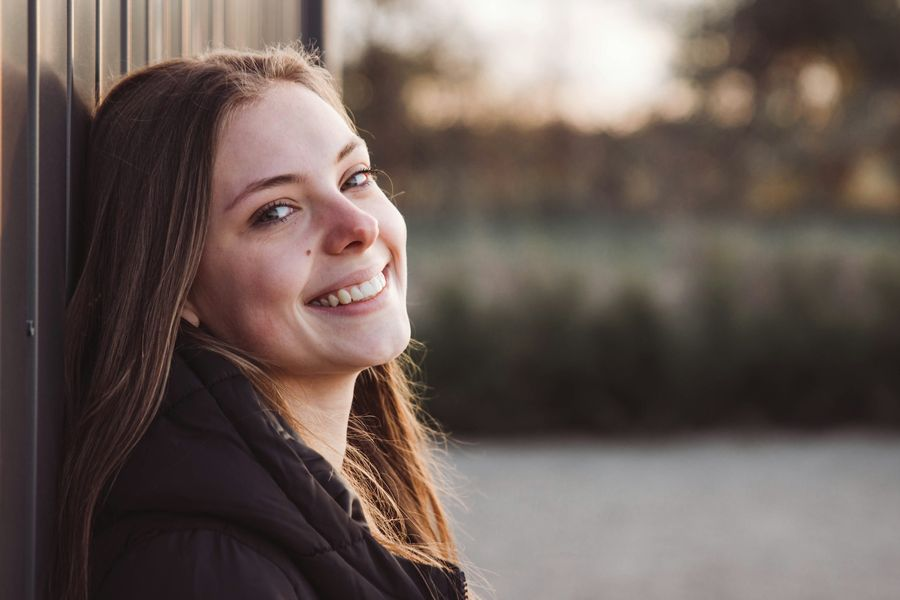
#> input picture assets/images/people/aria.jpg, 900 x 600 px
$ python evaluate-wallpaper.py ../assets/images/people/aria.jpg
#> lines starting #> are read from the running program, lines starting #| are printed output that depends on the picture
#!/usr/bin/env python3
"""
Judge a wallpaper candidate on the one thing that matters for this app: whether
text placed on the frosted glass above it stays legible.

The app draws its own glass over the wallpaper, so a candidate is not judged on
how it looks alone — it is judged on what the glass resolves to once the
wallpaper is behind it. Two palettes are checked, because the app ships both:

  night (dusk cast)  bright white text on a translucent slate surface
  day   (sky cast)   dark ink on a translucent pale surface

For each, the worst case is the wallpaper's *brightest* region for light text
and its *darkest* region for dark ink — not the average, which is the mistake
that produced a comfortable-looking but wrong answer earlier in this project.

Usage: evaluate-wallpaper.py <image> [<image> ...]
"""

from __future__ import annotations

import sys
from pathlib import Path

from PIL import Image

# The app's own constants, mirrored here so the report matches what ships.
DUSK_RGB = (42, 65, 90)
DUSK_SURFACE_ALPHA = 0.46          # the glass ceiling under the dusk cast
DUSK_SURFACE_RGB = (63, 84, 106)   # a neutral card resolved through the cast
DUSK_VEIL_ALPHA = 0.50             # the backdrop the night palette lays down

SKY_SURFACE_ALPHA = 0.42           # the glass ceiling under the pale cast
SKY_SURFACE_RGB = (241, 246, 252)  # a neutral card resolved through the cast

TEXT_NIGHT = {
    "heading #F2F4F6": (242, 244, 246),
    "body #E8ECEF": (232, 236, 239),
    "secondary #DFE6EB": (223, 230, 235),
}
TEXT_DAY = {
    "heading #4E4A3B": (78, 74, 59),
    "body #53514C": (83, 81, 76),
    "secondary #6B6962": (107, 105, 98),
}

AA = 4.5       # the ratio body text needs
AA_LARGE = 3.0  # the ratio large text needs


def _linear(value: float) -> float:
    x = value / 255
    return x / 12.92 if x <= 0.04045 else ((x + 0.055) / 1.055) ** 2.4


def luminance(rgb) -> float:
    r, g, b = rgb[:3]
    return 0.2126 * _linear(r) + 0.7152 * _linear(g) + 0.0722 * _linear(b)


def contrast(a, b) -> float:
    la, lb = luminance(a), luminance(b)
    hi, lo = max(la, lb), min(la, lb)
    return (hi + 0.05) / (lo + 0.05)


def over(fg, alpha: float, bg):
    return tuple(fg[i] * alpha + bg[i] * (1 - alpha) for i in range(3))


def blend(a, b, t: float):
    return tuple(a[i] * (1 - t) + b[i] * t for i in range(3))


def band(pixels, low: float, high: float):
    """Average of the pixels in a luminance percentile band."""
    ordered = sorted(pixels, key=luminance)
    start, end = int(len(ordered) * low), max(int(len(ordered) * high), int(len(ordered) * low) + 1)
    window = ordered[start:end]
    return tuple(sum(p[i] for p in window) / len(window) for i in range(3))


def evaluate(path: Path) -> dict:
    image = Image.open(path).convert("RGB")
    # Sample at a bounded size; a few thousand pixels is far more than enough to
    # characterise a gradient and keeps this fast on a large photo.
    image.thumbnail((96, 200))
    pixels = list(image.getdata())

    brightest = band(pixels, 0.99, 1.0)
    darkest = band(pixels, 0.0, 0.01)
    average = tuple(sum(p[i] for p in pixels) / len(pixels) for i in range(3))

    report = {
        "path": path,
        "size": Image.open(path).size,
        "average": average,
        "brightest": brightest,
        "darkest": darkest,
        "average_luminance": luminance(average),
        "brightest_luminance": luminance(brightest),
        "darkest_luminance": luminance(darkest),
    }

    # --- night palette: bright text over the veil ---
    veiled_bright = blend(brightest, DUSK_RGB, DUSK_VEIL_ALPHA)
    veiled_average = blend(average, DUSK_RGB, DUSK_VEIL_ALPHA)
    glass_over_bright = over(DUSK_SURFACE_RGB, DUSK_SURFACE_ALPHA, veiled_bright)
    glass_over_average = over(DUSK_SURFACE_RGB, DUSK_SURFACE_ALPHA, veiled_average)
    report["night"] = {
        name: {
            "worst": contrast(colour, glass_over_bright),
            "typical": contrast(colour, glass_over_average),
        }
        for name, colour in TEXT_NIGHT.items()
    }
    report["night_glass_worst"] = glass_over_bright

    # --- day palette: dark ink over the same wallpaper, no veil ---
    day_over_bright = over(SKY_SURFACE_RGB, SKY_SURFACE_ALPHA, brightest)
    day_over_darkest = over(SKY_SURFACE_RGB, SKY_SURFACE_ALPHA, darkest)
    report["day"] = {
        name: {
            # Dark ink is at its worst over the *lightest* glass, which is over
            # the brightest wallpaper.
            "worst": contrast(colour, day_over_bright),
            "typical": contrast(colour, over(SKY_SURFACE_RGB, SKY_SURFACE_ALPHA, average)),
        }
        for name, colour in TEXT_DAY.items()
    }
    report["day_glass_over_brightest"] = day_over_bright
    report["day_glass_over_darkest"] = day_over_darkest
    return report


def verdict(report: dict) -> tuple[bool, list[str]]:
    notes: list[str] = []
    ok = True

    for name, ratios in report["night"].items():
        if ratios["worst"] < AA:
            ok = False
            notes.append(f"night {name}: {ratios['worst']:.2f}:1 worst (needs {AA})")
    for name, ratios in report["day"].items():
        if ratios["worst"] < AA:
            ok = False
            notes.append(f"day {name}: {ratios['worst']:.2f}:1 worst (needs {AA})")

    # A wallpaper whose brightest region is far above its average makes the app
    # lean hard on the veil; a tighter tonal range is a better fit by design.
    spread = report["brightest_luminance"] - report["darkest_luminance"]
    if spread > 0.75:
        notes.append(f"very wide tonal range ({spread:.2f}); the veil has to do a lot of work")
    if report["brightest_luminance"] > 0.75:
        notes.append(f"very bright peak ({report['brightest_luminance']:.2f}); fights light text")
    return ok, notes


def main(argv: list[str]) -> int:
    paths = [Path(p) for p in argv[1:]]
    if not paths:
        print(__doc__)
        return 1

    for path in paths:
        if not path.exists():
            print(f"missing: {path}")
            continue
        report = evaluate(path)
#> in evaluate, image is the input picture: PIL image 900x600 RGB; mean R, G, B 106.4, 92.7, 87
#> in evaluate, `image.thumbnail((96, 200))`:
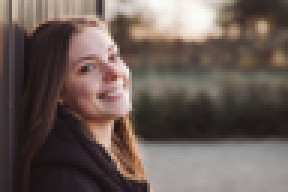
#> image: PIL image 96x64 RGB (shown 3 times larger); mean R, G, B 106.5, 92.8, 87
#> in evaluate, `pixels = list(image.getdata())`: pixels = 6144 items, first 6: (196, 178, 161), (185, 168, 151), (158, 141, 127), (105, 94, 93), (212, 193, 177), (204, 186, 172)
#> in band, `ordered = sorted(pixels, key=luminance)`: ordered = 6144 items, first 6: (21, 17, 15), (22, 17, 15), (22, 17, 16), (22, 17, 16), (22, 17, 16), (22, 17, 17)
#> in band, `start, end = int(len(ordered) * low), max(int(len(ordered) * high), in..`: start = 6082; end = 6144
#> in band, `window = ordered[start:end]`: window = 62 items, first 6: (246, 244, 239), (247, 244, 236), (247, 244, 238), (247, 244, 239), (247, 244, 239), (247, 244, 240)
#> in evaluate, `brightest = band(pixels, 0.99, 1.0)`: brightest = (248.4, 247.5, 242.6)
#> in evaluate, `darkest = band(pixels, 0.0, 0.01)`: darkest = (24.07, 18.54, 18.2)
#> in evaluate, `average = tuple(sum(p[i] for p in pixels) / len(pixels) for i in range..`: average = (106.5, 92.78, 87.02)
#> in evaluate, `veiled_bright = blend(brightest, DUSK_RGB, DUSK_VEIL_ALPHA)`: veiled_bright = (145.2, 156.2, 166.3)
#> in evaluate, `veiled_average = blend(average, DUSK_RGB, DUSK_VEIL_ALPHA)`: veiled_average = (74.24, 78.89, 88.51)
#> in evaluate, `glass_over_bright = over(DUSK_SURFACE_RGB, DUSK_SURFACE_ALPHA, veiled_..`: glass_over_bright = (107.4, 123, 138.6)
#> in evaluate, `glass_over_average = over(DUSK_SURFACE_RGB, DUSK_SURFACE_ALPHA, veiled..`: glass_over_average = (69.07, 81.24, 96.56)
#> in contrast, `la, lb = luminance(a), luminance(b)`: la = 0.902; lb = 0.192
#> in contrast, `hi, lo = max(la, lb), min(la, lb)`: hi = 0.902; lo = 0.192
#> in evaluate, `day_over_bright = over(SKY_SURFACE_RGB, SKY_SURFACE_ALPHA, brightest)`: day_over_bright = (245.3, 246.9, 246.6)
#> in evaluate, `day_over_darkest = over(SKY_SURFACE_RGB, SKY_SURFACE_ALPHA, darkest)`: day_over_darkest = (115.2, 114.1, 116.4)
#> report = 13 items
        ok, notes = verdict(report)
#> the loop in verdict, `for name, ratios in report["night"].items():` made 3 passes
#> (name, ratios) on passes 1 to 3: ('heading #F2F4F6', {'worst': 3.94, 'typical': 7.3}), ('body #E8ECEF', {'worst': 3.66, 'typical': 6.78}), ('secondary #DFE6EB', {'worst': 3.45, 'typical': 6.38})
#> after the loop in verdict, `for name, ratios in report["night"].items():`: notes = 3 items
#> the loop in verdict, `for name, ratios in report["day"].items():` made 3 passes
#> (name, ratios) on passes 1 to 3: ('heading #4E4A3B', {'worst': 8.25, 'typical': 3.33}), ('body #53514C', {'worst': 7.37, 'typical': 2.97}), ('secondary #6B6962', {'worst': 5.11, 'typical': 2.06})
#> in verdict, `spread = report["brightest_luminance"] - report["darkest_luminance"]`: spread = 0.926
#> ok = False; notes = 5 items
        print(f"\n=== {path.name} === {report['size'][0]}x{report['size'][1]}")
#| === aria.jpg === 900x600
        print(f"  luminance  avg {report['average_luminance']:.3f}   "
              f"brightest {report['brightest_luminance']:.3f}   "
              f"darkest {report['darkest_luminance']:.3f}")
#|   luminance  avg 0.116   brightest 0.933   darkest 0.007
        print(f"  glass over brightest: night {tuple(round(c) for c in report['night_glass_worst'])}"
              f"   day {tuple(round(c) for c in report['day_glass_over_brightest'])}")
#|   glass over brightest: night (107, 123, 139)   day (245, 247, 247)
        print("  night (white text):")
        for name, ratios in report["night"].items():
            flag = "ok " if ratios["worst"] >= AA else "FAIL"
            print(f"    {flag} {name:20s} worst {ratios['worst']:5.2f}   typical {ratios['typical']:5.2f}")
#> this loop made 3 passes
#|     FAIL heading #F2F4F6      worst  3.94   typical  7.30
#|     FAIL body #E8ECEF         worst  3.66   typical  6.78
#|     FAIL secondary #DFE6EB    worst  3.45   typical  6.38
        print("  day (dark text):")
        for name, ratios in report["day"].items():
            flag = "ok " if ratios["worst"] >= AA else "FAIL"
            print(f"    {flag} {name:20s} worst {ratios['worst']:5.2f}   typical {ratios['typical']:5.2f}")
#> this loop made 3 passes
#|     ok  heading #4E4A3B      worst  8.25   typical  3.33
#|     ok  body #53514C         worst  7.37   typical  2.97
#|     ok  secondary #6B6962    worst  5.11   typical  2.06
        print(f"  verdict: {'usable as is' if ok else 'needs a stronger veil'}")
#|   verdict: needs a stronger veil
        for note in notes:
            print(f"    - {note}")
#> this loop made 5 passes
#|     - night heading #F2F4F6: 3.94:1 worst (needs 4.5)
#|     - night body #E8ECEF: 3.66:1 worst (needs 4.5)
#|     - night secondary #DFE6EB: 3.45:1 worst (needs 4.5)
#|     - very wide tonal range (0.93); the veil has to do a lot of work
#|     - very bright peak (0.93); fights light text
    return 0


if __name__ == "__main__":
    sys.exit(main(sys.argv))
#> (the program exits here)

$ run again, on assets/images/people/friends.jpg
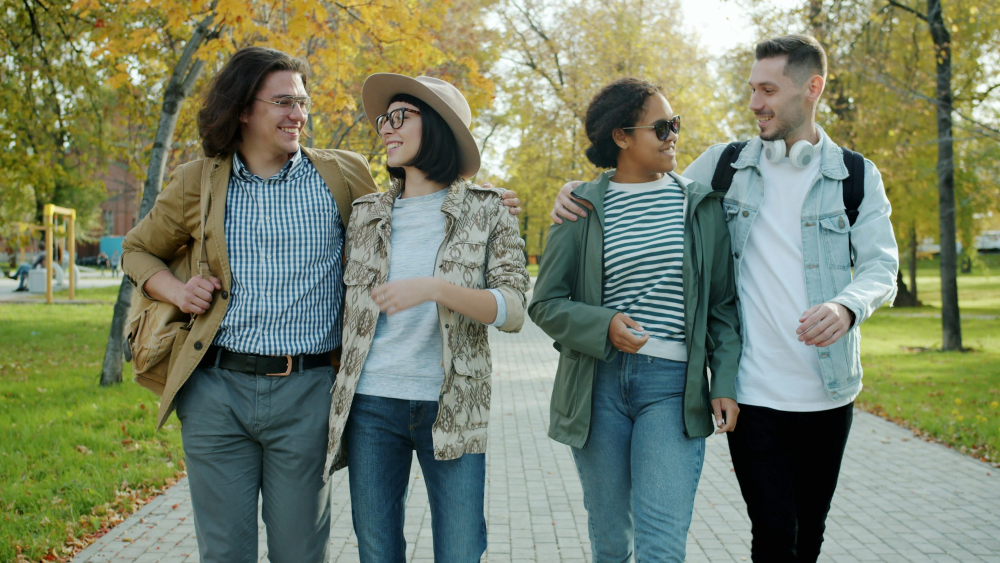
#> input picture assets/images/people/friends.jpg, 3000 x 1688 px (shown at 1/3 size)
#> in evaluate, image is the input picture: PIL image 3000x1688 RGB; mean R, G, B 120.2, 130.2, 105.3
#> in evaluate, `image.thumbnail((96, 200))`:
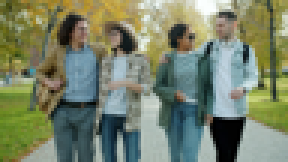
#> image: PIL image 96x54 RGB (shown 3 times larger); mean R, G, B 120.2, 130.2, 105.3
#> pixels = 5184 items, first 6: (113, 114, 50), (115, 115, 50), (86, 94, 50), (84, 87, 39), (98, 92, 29), (101, 100, 31)
#> ordered = 5184 items, first 6: (0, 0, 0), (0, 0, 0), (0, 0, 0), (0, 0, 0), (0, 0, 0), (0, 0, 0)
#> start = 5132; end = 5184
#> window = 52 items, first 6: (225, 233, 221), (227, 233, 217), (227, 233, 220), (227, 233, 223), (227, 233, 224), (227, 234, 223)
#> brightest = (239.4, 244.9, 240.2)
#> darkest = (0.608, 0.765, 1.04)
#> average = (120.2, 130.2, 105.3)
#> veiled_bright = (140.7, 155, 165.1)
#> veiled_average = (81.08, 97.61, 97.63)
#> glass_over_bright = (105, 122.3, 137.9)
#> glass_over_average = (72.77, 91.35, 101.5)
#> la = 0.902; lb = 0.188
#> hi = 0.902; lo = 0.188
#> day_over_bright = (240.1, 245.4, 245.1)
#> day_over_darkest = (101.6, 103.8, 106.4)
#> report = 13 items
#> the loop in verdict, `for name, ratios in report["night"].items():` made 3 passes
#> (name, ratios) on passes 1 to 3: ('heading #F2F4F6', {'worst': 4, 'typical': 6.39}), ('body #E8ECEF', {'worst': 3.71, 'typical': 5.93}), ('secondary #DFE6EB', {'worst': 3.49, 'typical': 5.59})
#> after the loop in verdict, `for name, ratios in report["night"].items():`: notes = 3 items
#> the loop in verdict, `for name, ratios in report["day"].items():` made 3 passes
#> (name, ratios) on passes 1 to 3: ('heading #4E4A3B', {'worst': 8.08, 'typical': 4.11}), ('body #53514C', {'worst': 7.22, 'typical': 3.67}), ('secondary #6B6962', {'worst': 5.01, 'typical': 2.54})
#> spread = 0.899
#> in main, `ok, notes = verdict(report)`: ok = False; notes = 5 items
#| === friends.jpg === 3000x1688
#|   luminance  avg 0.211   brightest 0.900   darkest 0.000
#|   glass over brightest: night (105, 122, 138)   day (240, 245, 245)
#> the loop in main, `for name, ratios in report["night"].items():` made 3 passes
#> (printed output is left out)
#> the loop in main, `for name, ratios in report["day"].items():` made 3 passes
#> (printed output is left out)
#|   verdict: needs a stronger veil
#> the loop in main, `for note in notes:` made 5 passes
#|     - night heading #F2F4F6: 4.00:1 worst (needs 4.5)
#|     - night body #E8ECEF: 3.71:1 worst (needs 4.5)
#|     - night secondary #DFE6EB: 3.49:1 worst (needs 4.5)
#|     - very wide tonal range (0.90); the veil has to do a lot of work
#|     - very bright peak (0.90); fights light text

$ run again, on assets/images/people/jules.jpg
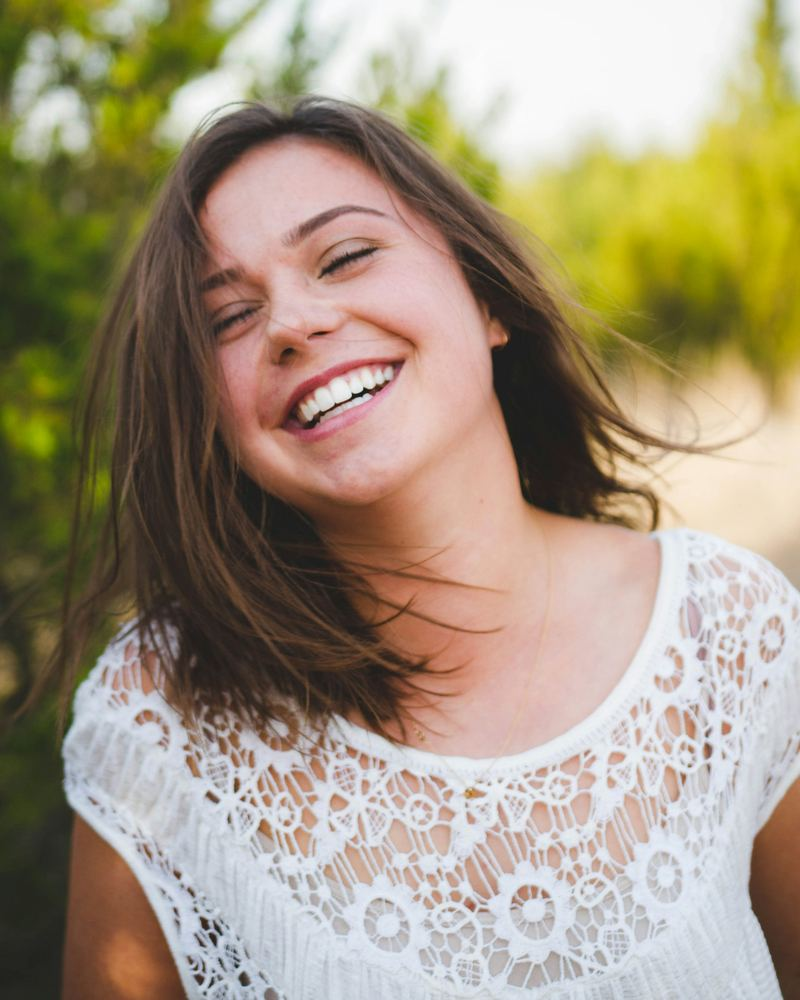
#> input picture assets/images/people/jules.jpg, 800 x 1000 px
#> in evaluate, image is the input picture: PIL image 800x1000 RGB; mean R, G, B 163.1, 149.7, 126.9
#> in evaluate, `image.thumbnail((96, 200))`:
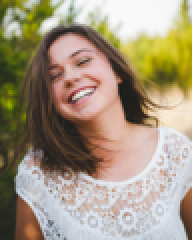
#> image: PIL image 96x120 RGB (shown 2 times larger); mean R, G, B 163.2, 149.8, 126.9
#> pixels = 11520 items, first 6: (84, 85, 29), (111, 108, 16), (124, 121, 7), (120, 119, 7), (111, 113, 17), (108, 106, 26)
#> ordered = 11520 items, first 6: (27, 28, 26), (27, 28, 27), (27, 28, 28), (27, 28, 29), (27, 28, 29), (26, 29, 26)
#> start = 11404; end = 11520
#> window = 116 items, first 6: (249, 249, 249), (249, 249, 249), (249, 249, 249), (249, 249, 249), (249, 249, 249), (249, 249, 249)
#> brightest = (249.2, 249.2, 249.2)
#> darkest = (31.67, 30.67, 28.77)
#> average = (163.2, 149.8, 126.9)
#> veiled_bright = (145.6, 157.1, 169.6)
#> veiled_average = (102.6, 107.4, 108.5)
#> glass_over_bright = (107.6, 123.5, 140.3)
#> glass_over_average = (84.37, 96.62, 107.3)
#> la = 0.902; lb = 0.193
#> hi = 0.902; lo = 0.193
#> day_over_bright = (245.7, 247.8, 250.4)
#> day_over_darkest = (119.6, 121.1, 122.5)
#> report = 13 items
#> the loop in verdict, `for name, ratios in report["night"].items():` made 3 passes
#> (name, ratios) on passes 1 to 3: ('heading #F2F4F6', {'worst': 3.91, 'typical': 5.79}), ('body #E8ECEF', {'worst': 3.63, 'typical': 5.37}), ('secondary #DFE6EB', {'worst': 3.42, 'typical': 5.06})
#> after the loop in verdict, `for name, ratios in report["night"].items():`: notes = 3 items
#> the loop in verdict, `for name, ratios in report["day"].items():` made 3 passes
#> (name, ratios) on passes 1 to 3: ('heading #4E4A3B', {'worst': 8.32, 'typical': 4.81}), ('body #53514C', {'worst': 7.44, 'typical': 4.3}), ('secondary #6B6962', {'worst': 5.15, 'typical': 2.98})
#> spread = 0.935
#> in main, `ok, notes = verdict(report)`: ok = False; notes = 5 items
#| === jules.jpg === 800x1000
#|   luminance  avg 0.311   brightest 0.949   darkest 0.014
#|   glass over brightest: night (108, 123, 140)   day (246, 248, 250)
#> the loop in main, `for name, ratios in report["night"].items():` made 3 passes
#> (printed output is left out)
#> the loop in main, `for name, ratios in report["day"].items():` made 3 passes
#> (printed output is left out)
#|   verdict: needs a stronger veil
#> the loop in main, `for note in notes:` made 5 passes
#|     - night heading #F2F4F6: 3.91:1 worst (needs 4.5)
#|     - night body #E8ECEF: 3.63:1 worst (needs 4.5)
#|     - night secondary #DFE6EB: 3.42:1 worst (needs 4.5)
#|     - very wide tonal range (0.94); the veil has to do a lot of work
#|     - very bright peak (0.95); fights light text
